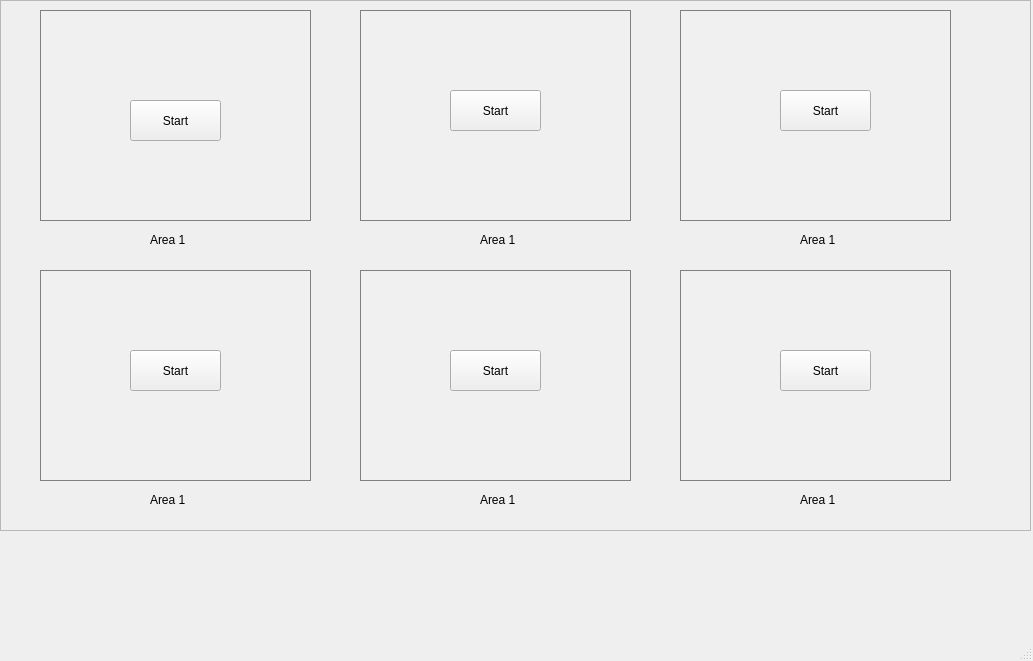
<?xml version="1.0" encoding="UTF-8"?>
<ui version="4.0">
 <class>MainWindow</class>
 <widget class="QMainWindow" name="MainWindow">
  <property name="geometry">
   <rect>
    <x>0</x>
    <y>0</y>
    <width>1033</width>
    <height>661</height>
   </rect>
  </property>
  <property name="windowTitle">
   <string>MainWindow</string>
  </property>
  <widget class="QWidget" name="centralwidget">
   <widget class="QFrame" name="frame_2">
    <property name="geometry">
     <rect>
      <x>0</x>
      <y>0</y>
      <width>1031</width>
      <height>531</height>
     </rect>
    </property>
    <property name="frameShape">
     <enum>QFrame::StyledPanel</enum>
    </property>
    <property name="frameShadow">
     <enum>QFrame::Raised</enum>
    </property>
    <widget class="QLabel" name="camera_name_1">
     <property name="geometry">
      <rect>
       <x>150</x>
       <y>230</y>
       <width>51</width>
       <height>20</height>
      </rect>
     </property>
     <property name="text">
      <string>Area 1</string>
     </property>
    </widget>
    <widget class="QLabel" name="camera_1">
     <property name="geometry">
      <rect>
       <x>40</x>
       <y>10</y>
       <width>271</width>
       <height>211</height>
      </rect>
     </property>
     <property name="styleSheet">
      <string notr="true">QLabel { border: 1px solid grey; background-color: #f0f0f0; }</string>
     </property>
     <property name="text">
      <string/>
     </property>
    </widget>
    <widget class="QPushButton" name="btn_Start_1">
     <property name="geometry">
      <rect>
       <x>130</x>
       <y>100</y>
       <width>91</width>
       <height>41</height>
      </rect>
     </property>
     <property name="text">
      <string>Start</string>
     </property>
    </widget>
    <widget class="QLabel" name="camera_name_2">
     <property name="geometry">
      <rect>
       <x>480</x>
       <y>230</y>
       <width>51</width>
       <height>20</height>
      </rect>
     </property>
     <property name="text">
      <string>Area 1</string>
     </property>
    </widget>
    <widget class="QLabel" name="camera_2">
     <property name="geometry">
      <rect>
       <x>360</x>
       <y>10</y>
       <width>271</width>
       <height>211</height>
      </rect>
     </property>
     <property name="styleSheet">
      <string notr="true">QLabel { border: 1px solid grey; background-color: #f0f0f0; }</string>
     </property>
     <property name="text">
      <string/>
     </property>
    </widget>
    <widget class="QLabel" name="camera_name_3">
     <property name="geometry">
      <rect>
       <x>800</x>
       <y>230</y>
       <width>51</width>
       <height>20</height>
      </rect>
     </property>
     <property name="text">
      <string>Area 1</string>
     </property>
    </widget>
    <widget class="QLabel" name="camera_3">
     <property name="geometry">
      <rect>
       <x>680</x>
       <y>10</y>
       <width>271</width>
       <height>211</height>
      </rect>
     </property>
     <property name="styleSheet">
      <string notr="true">QLabel { border: 1px solid grey; background-color: #f0f0f0; }</string>
     </property>
     <property name="text">
      <string/>
     </property>
    </widget>
    <widget class="QLabel" name="camera_name_4">
     <property name="geometry">
      <rect>
       <x>150</x>
       <y>490</y>
       <width>51</width>
       <height>20</height>
      </rect>
     </property>
     <property name="text">
      <string>Area 1</string>
     </property>
    </widget>
    <widget class="QLabel" name="camera_name_5">
     <property name="geometry">
      <rect>
       <x>480</x>
       <y>490</y>
       <width>51</width>
       <height>20</height>
      </rect>
     </property>
     <property name="text">
      <string>Area 1</string>
     </property>
    </widget>
    <widget class="QLabel" name="camera_5">
     <property name="geometry">
      <rect>
       <x>360</x>
       <y>270</y>
       <width>271</width>
       <height>211</height>
      </rect>
     </property>
     <property name="styleSheet">
      <string notr="true">QLabel { border: 1px solid grey; background-color: #f0f0f0; }</string>
     </property>
     <property name="text">
      <string/>
     </property>
    </widget>
    <widget class="QLabel" name="camera_name_6">
     <property name="geometry">
      <rect>
       <x>800</x>
       <y>490</y>
       <width>51</width>
       <height>20</height>
      </rect>
     </property>
     <property name="text">
      <string>Area 1</string>
     </property>
    </widget>
    <widget class="QLabel" name="camera_6">
     <property name="geometry">
      <rect>
       <x>680</x>
       <y>270</y>
       <width>271</width>
       <height>211</height>
      </rect>
     </property>
     <property name="styleSheet">
      <string notr="true">QLabel { border: 1px solid grey; background-color: #f0f0f0; }</string>
     </property>
     <property name="text">
      <string/>
     </property>
    </widget>
    <widget class="QLabel" name="camera_4">
     <property name="geometry">
      <rect>
       <x>40</x>
       <y>270</y>
       <width>271</width>
       <height>211</height>
      </rect>
     </property>
     <property name="styleSheet">
      <string notr="true">QLabel { border: 1px solid grey; background-color: #f0f0f0; }</string>
     </property>
     <property name="text">
      <string/>
     </property>
    </widget>
    <widget class="QPushButton" name="btn_Start_2">
     <property name="geometry">
      <rect>
       <x>450</x>
       <y>90</y>
       <width>91</width>
       <height>41</height>
      </rect>
     </property>
     <property name="text">
      <string>Start</string>
     </property>
    </widget>
    <widget class="QPushButton" name="btn_Start_3">
     <property name="geometry">
      <rect>
       <x>780</x>
       <y>90</y>
       <width>91</width>
       <height>41</height>
      </rect>
     </property>
     <property name="text">
      <string>Start</string>
     </property>
    </widget>
    <widget class="QPushButton" name="btn_Start_4">
     <property name="geometry">
      <rect>
       <x>130</x>
       <y>350</y>
       <width>91</width>
       <height>41</height>
      </rect>
     </property>
     <property name="text">
      <string>Start</string>
     </property>
    </widget>
    <widget class="QPushButton" name="btn_Start_5">
     <property name="geometry">
      <rect>
       <x>450</x>
       <y>350</y>
       <width>91</width>
       <height>41</height>
      </rect>
     </property>
     <property name="text">
      <string>Start</string>
     </property>
    </widget>
    <widget class="QPushButton" name="btn_Start_6">
     <property name="geometry">
      <rect>
       <x>780</x>
       <y>350</y>
       <width>91</width>
       <height>41</height>
      </rect>
     </property>
     <property name="text">
      <string>Start</string>
     </property>
    </widget>
    <zorder>camera_6</zorder>
    <zorder>camera_5</zorder>
    <zorder>camera_4</zorder>
    <zorder>camera_2</zorder>
    <zorder>camera_3</zorder>
    <zorder>camera_name_1</zorder>
    <zorder>camera_1</zorder>
    <zorder>btn_Start_1</zorder>
    <zorder>camera_name_2</zorder>
    <zorder>camera_name_3</zorder>
    <zorder>camera_name_4</zorder>
    <zorder>camera_name_5</zorder>
    <zorder>camera_name_6</zorder>
    <zorder>btn_Start_2</zorder>
    <zorder>btn_Start_3</zorder>
    <zorder>btn_Start_4</zorder>
    <zorder>btn_Start_5</zorder>
    <zorder>btn_Start_6</zorder>
   </widget>
  </widget>
  <widget class="QMenuBar" name="menubar">
   <property name="geometry">
    <rect>
     <x>0</x>
     <y>0</y>
     <width>1033</width>
     <height>22</height>
    </rect>
   </property>
  </widget>
  <widget class="QStatusBar" name="statusbar"/>
 </widget>
 <resources/>
 <connections/>
</ui>
